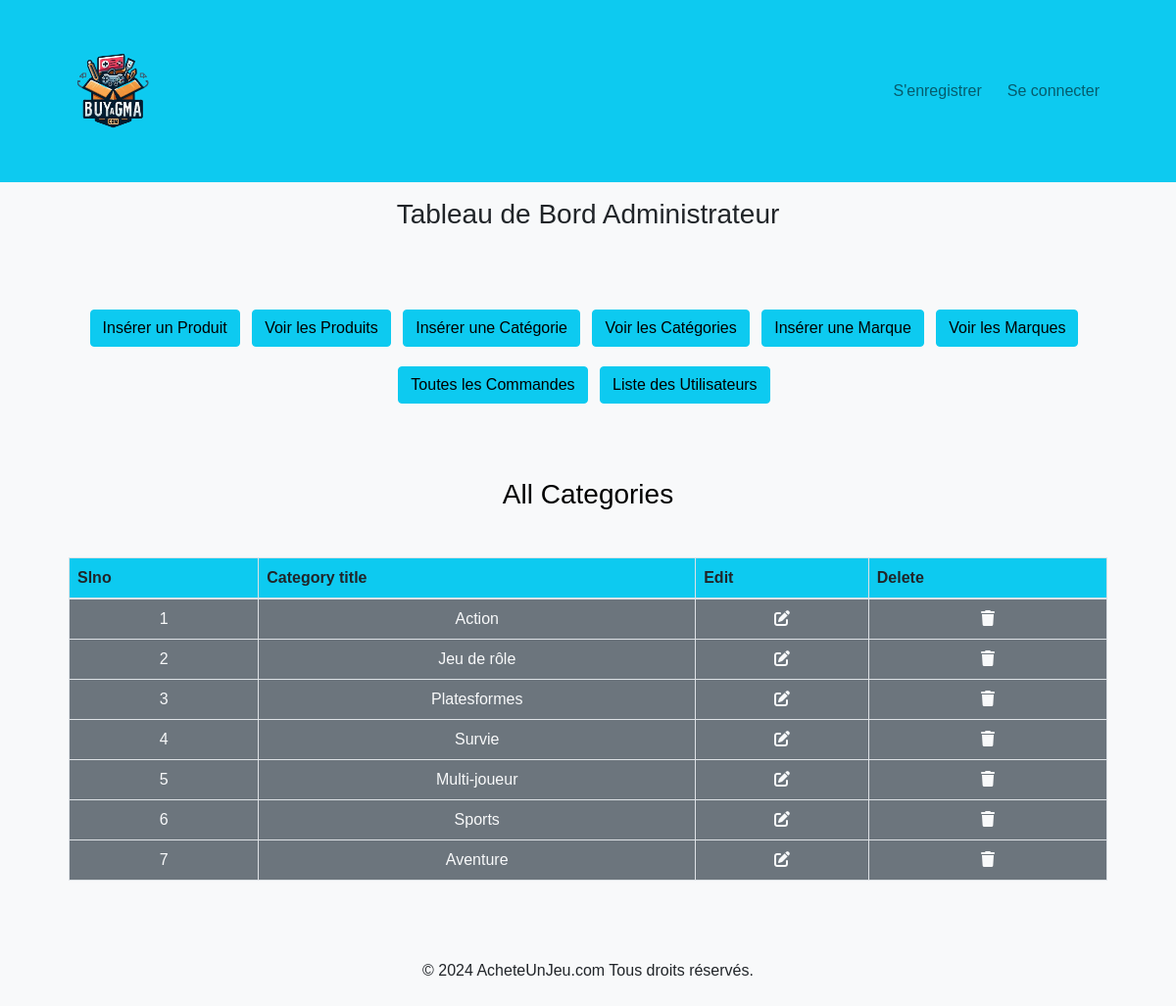
The page /admin_area/index.php?view_categories on the database its author committed.
### tables this page shows
CREATE TABLE `categories` (
  `category_id` int(11) NOT NULL,
  `category_title` varchar(100) NOT NULL
);

### admin_area/view_categories.php (the view)
<h3 class="text-center text-success text-black">All Categories</h3>
<table class="table table-bordered mt-5">
    <thead class="bg-info">
        <tr>
            <th>Slno</th>
            <th>Category title</th>
            <th>Edit</th>
            <th>Delete</th>
        </tr>
    </thead>
    <tbody class="bg-secondary text-light">
        <?php
        $select_cat="Select * from `categories`";
        $result=mysqli_query($con,$select_cat);
        $number=0;
        while($row=mysqli_fetch_assoc($result)){
            $category_id=$row['category_id'];
            $category_title=$row['category_title'];
            $number++;
        ?>
        <tr class="text-center">
        <td><?php echo $number;?></td>
            <td><?php echo $category_title;?></td>
            <td><a href='index.php?edit_category=<?php echo $category_id?>' class='text-light'><i class='fa-solid fa-pen-to-square'></i></a></td>
            <td><a href='index.php?delete_category=<?php echo $category_id?>' class='text-light'><i class='fa-solid fa-trash'></i></a></td>
        </tr>
        <?php
        }?>
    </tbody>
</table>

### static/css/admin.css (style rules this page uses)
* { margin: 0; padding: 0; box-sizing: border-box; }
body { font-family: Arial, sans-serif; background-color: #f8f9fa; }

### rows shown on the page
categories: category_title "Action"
categories: category_title "Jeu de rôle"
categories: category_title "Platesformes"
categories: category_title "Survie"
categories: category_title "Multi-joueur"
categories: category_title "Sports"
categories: category_title "Aventure"
